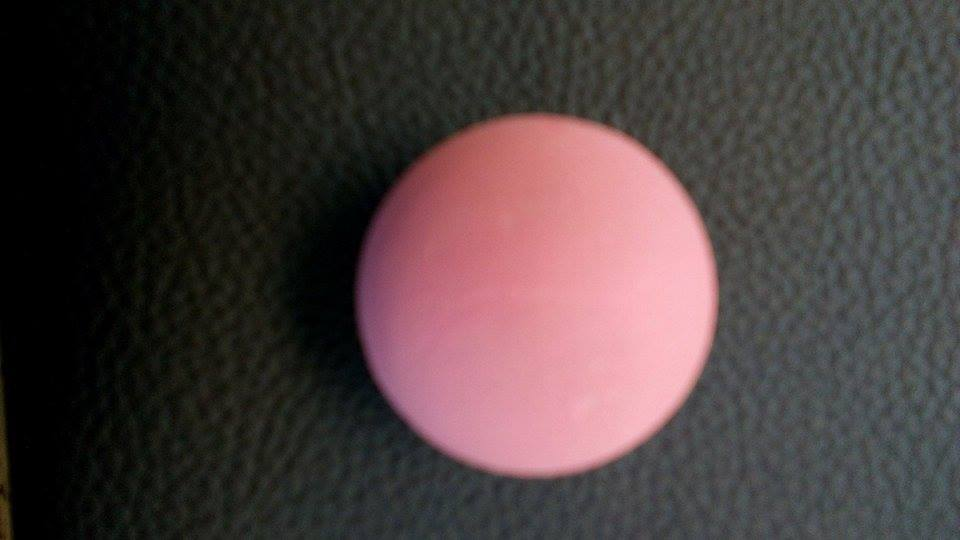
//> input picture 12_Final_exam/build/images/rose.jpg, 960 x 540 px
$ ./examen build/images/rose.jpg   (built with g++ and OpenCV 4)
//> lines starting //> are read from the running program, lines starting //| are printed output that depends on the picture; after the words box and inside, x2 and y2 are one past the last pixel; in counts of white or black regions, pixels touching at a corner belong together
#include <iostream>
#include <cstdlib>
#include <cmath>
#include <opencv2/opencv.hpp>
#include <ctime>
#include <cstdlib>
#define windowLength 11
#define pi 3.14159265

using namespace std;
using namespace cv;

Mat imageIn, imageOut, img;
Mat Mean, Variance, Homogeneity, Energy, Entropy, Contrast;
unsigned t0, t1;

Mat element(int figure);
Mat dilatation(Mat image, Mat element);
Mat erosion(Mat image, Mat element);
void plot(Mat image);
void plot(Mat image, Mat newImage);
void segmentacion();
void inspectorWindow();
void sum_diff_histograms(float P_sum[], float P_diff[], int imgIn[][windowLength]);
void texture_Features(float P_sum[], float P_diff[], float textureFeatures[]);

int main(int argc, char **argv){
	t0 = clock();
	img = imread(argv[1], 1 );
//> img is the input picture: 540 rows x 960 cols, CV_8UC3; mean B, G, R 63, 62.8, 76.1

	if (!img.data){
		cout<<"\n Take care how typing the picture name \n"<<endl;
		return -1;
	}

    cvtColor( img, imageIn, CV_BGR2GRAY );
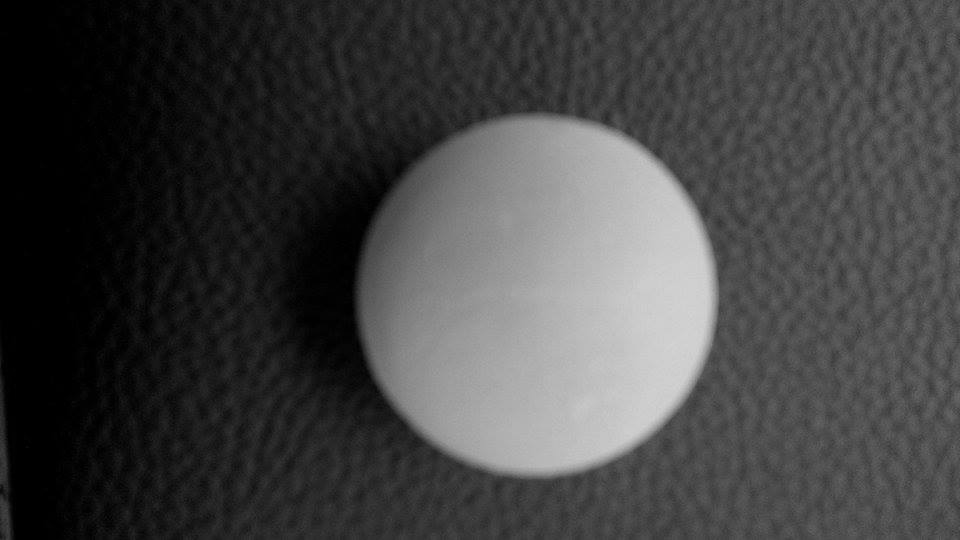
//> imageIn: 540 rows x 960 cols, CV_8UC1; min 0, max 213, mean 66.8

	imageIn.copyTo(imageOut);
	imageIn.copyTo(Mean);
	imageIn.copyTo(Variance);
	imageIn.copyTo(Homogeneity);
	imageIn.copyTo(Energy);
	imageIn.copyTo(Entropy);
	imageIn.copyTo(Contrast);

	cout<<"\n Please wait... \n\n";
// ------------------------------------------------------------------------------------------------------------------------------
	segmentacion();
// ------------------------------------------------------------------------------------------------------------------------------
	cout<<"\n Finish!!!"<<endl<<endl;

	t1 = clock();
	double time = (double(t1-t0)/CLOCKS_PER_SEC);
	cout<<" Execution time: "<<time<<" segundos"<<endl<<endl;

	return 0;
}

void segmentacion(){
//	SE OBTIENEN LAS IMAGENES DE CARACTERISTICAS
//	inspectorWindow();

//	UTILIZO UN UMBRAL DE 40 PARA DEJAR SOLO LA LIBRETA QUE ES LO QUE NOS INTERESA
	cout<<" Umbralizando... "<<endl;

	int threshold = 105, rows = imageIn.rows, cols = imageIn.cols, pixel=0;
//> rows = 540; cols = 960
	Mat thresholdImage(rows, cols, CV_8UC1, Scalar(255));

	for( int i=0; i<rows; i++ ){
		for( int j=0; j<cols; j++){
			pixel = Homogeneity.data[i*cols + j];

			if( pixel >= threshold )
				thresholdImage.data[i*cols + j] = 255;
			else
				thresholdImage.data[i*cols + j] = 0;
		}
	}
//> this loop made 540 passes
//> pixel on passes 1 to 3: 74, 73, 72
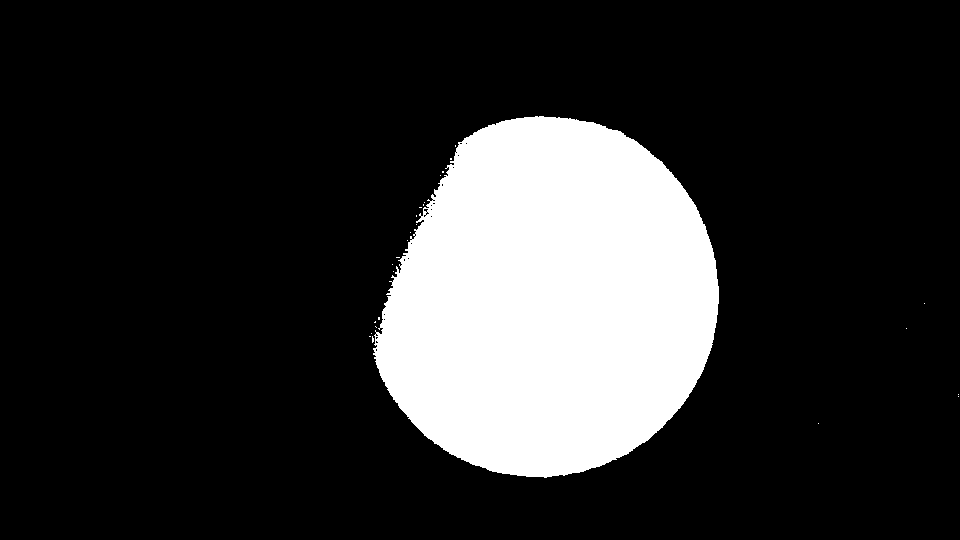
//> thresholdImage: 540 rows x 960 cols, CV_8UC1; 18.3% white; 26 white regions (25 under 20 px), largest, box (x1, y1, x2, y2) and area: (373, 116, 719, 478) 94815
//> after the loop, pixel = 70

	imwrite("images/2umbralizacion.png", thresholdImage);

// [10 lines of commented-out code are left out]
	cout<<" Segmentation... "<<endl;

	imageOut = imread("images/rose.jpg", 1);
	pixel=0;

	for(int i=0; i<rows; i++){
		for(int j=0; j<cols; j++){
			pixel = thresholdImage.data[i*cols + j];

			if( pixel != 255 ){
				imageOut.data[i*3*cols + j*3 + 0] = 0;
				imageOut.data[i*3*cols + j*3 + 1] = 0;
				imageOut.data[i*3*cols + j*3 + 2] = 0;
			}
		}
	}
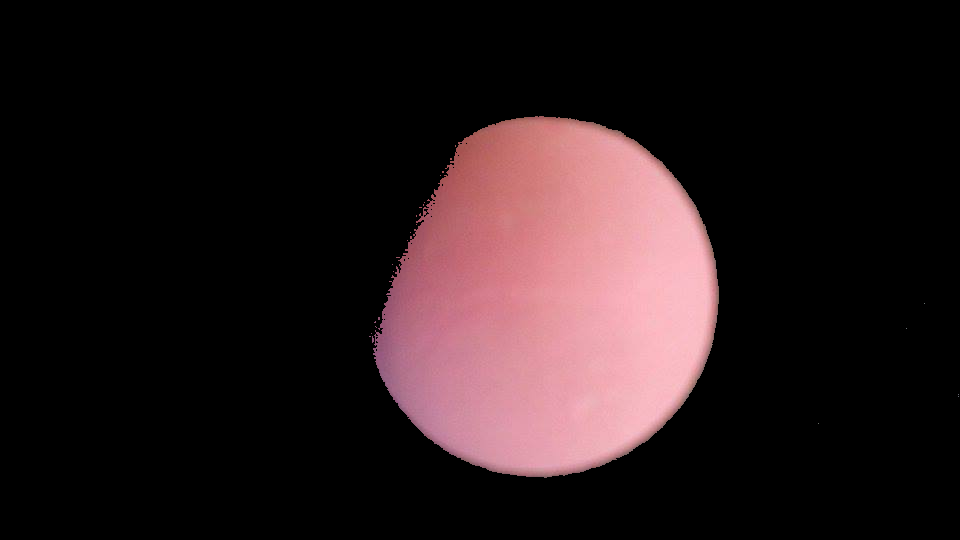
//> imageOut: 540 rows x 960 cols, CV_8UC3; mean B, G, R 28.1, 26.3, 39.8
//> after the loop, pixel = 0

	imwrite("images/4segmentacion.png", imageOut);

}

// [360 lines left out: functions inspectorWindow, sum_diff_histograms, texture_Features, element, dilatation, erosion and 2 more, not called in this run]

$ run again, with 12_Final_exam/build/images/ball_blue.jpg copied over 12_Final_exam/build/images/rose.jpg
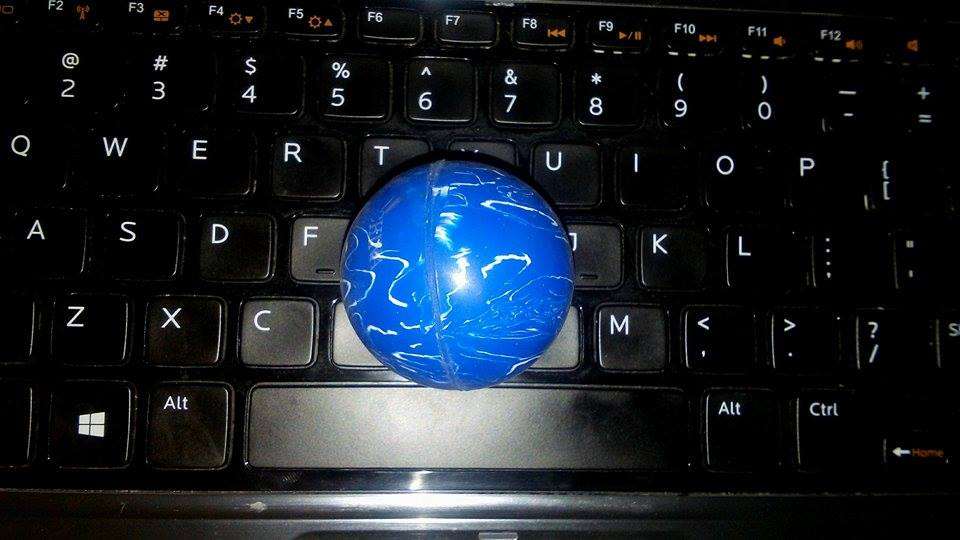
//> input picture 12_Final_exam/build/images/ball_blue.jpg, 960 x 540 px
//> img is the input picture: 540 rows x 960 cols, CV_8UC3; mean B, G, R 40.5, 32.1, 25
//> the loop in segmentacion, `for( int i=0; i<rows; i++ )` made 540 passes
//> pixel on passes 1 to 3: 0, 0, 0
//> after the loop in segmentacion, `for( int i=0; i<rows; i++ )`:
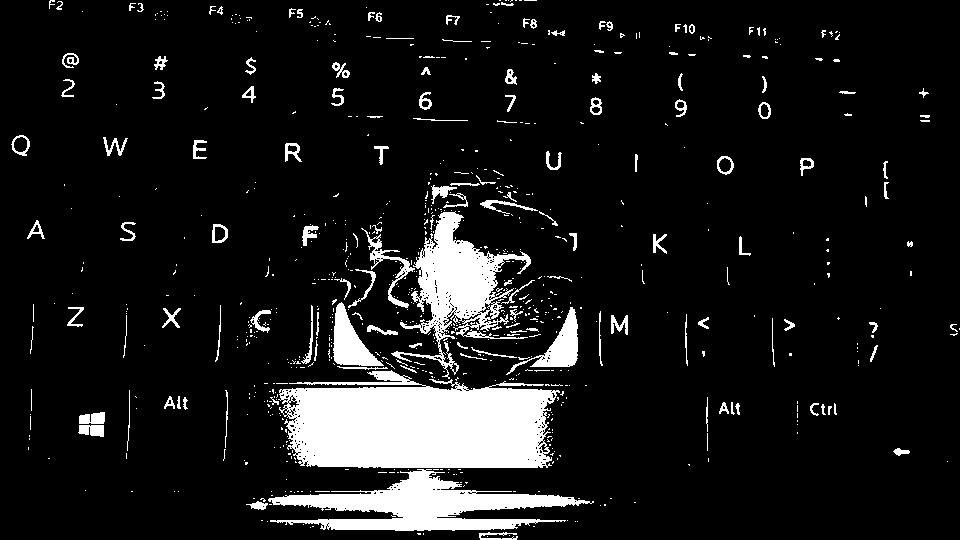
//> thresholdImage: 540 rows x 960 cols, CV_8UC1; 10.1% white; 763 white regions (623 under 20 px), largest, box (x1, y1, x2, y2) and area: (278, 370, 560, 468) 21201, (268, 469, 594, 531) 8716, (391, 211, 531, 379) 7482
//> after the loop in segmentacion, `for( int i=0; i<rows; i++ )`: pixel = 0
//> after the loop in segmentacion, `for(int i=0; i<rows; i++)`:
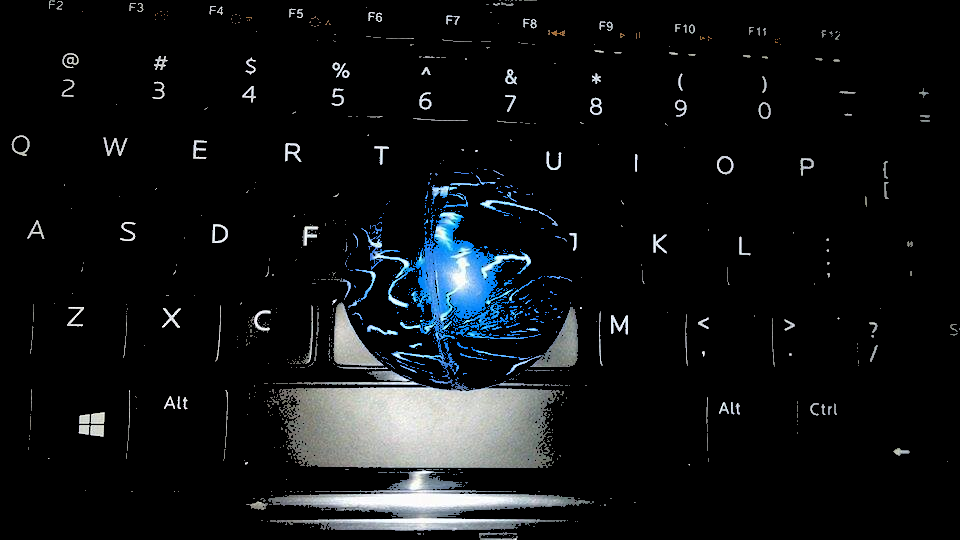
//> imageOut: 540 rows x 960 cols, CV_8UC3; mean B, G, R 19.1, 17.6, 15.4

$ run again, with 12_Final_exam/build/images/input.jpg copied over 12_Final_exam/build/images/rose.jpg
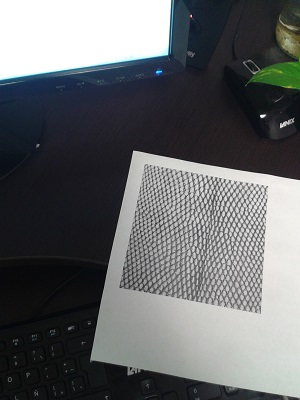
//> input picture 12_Final_exam/build/images/input.jpg, 300 x 400 px
//> img is the input picture: 400 rows x 300 cols, CV_8UC3; mean B, G, R 103.6, 101.9, 99.7
//> the loop in segmentacion, `for( int i=0; i<rows; i++ )` made 400 passes
//> pixel on passes 1 to 3: 47, 47, 49
//> after the loop in segmentacion, `for( int i=0; i<rows; i++ )`:
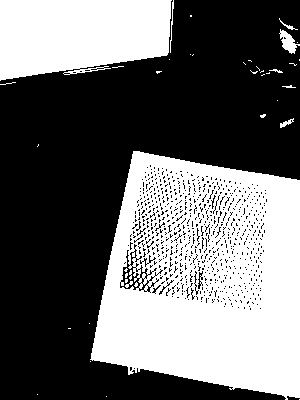
//> thresholdImage: 400 rows x 300 cols, CV_8UC1; 42.1% white; 40 white regions (30 under 20 px), largest, box (x1, y1, x2, y2) and area: (90, 151, 300, 400) 38188, (0, 0, 172, 81) 11633, (279, 29, 300, 54) 245
//> after the loop in segmentacion, `for( int i=0; i<rows; i++ )`: pixel = 110
//> the loop in segmentacion, `for(int i=0; i<rows; i++)` made 400 passes
//> pixel on passes 1 to 3: 0, 0, 0
//> after the loop in segmentacion, `for(int i=0; i<rows; i++)`:
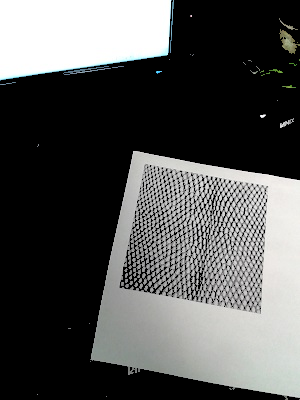
//> imageOut: 400 rows x 300 cols, CV_8UC3; mean B, G, R 82.4, 83.2, 82.6
//> after the loop in segmentacion, `for(int i=0; i<rows; i++)`: pixel = 255
